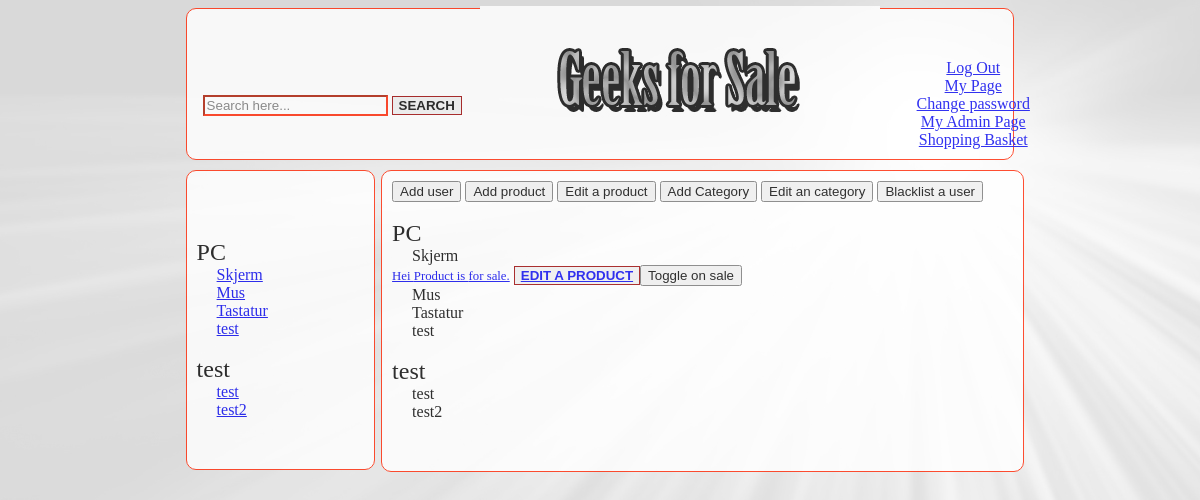
/admin-Products.php (signed in), run on an earlier commit of the app's database.
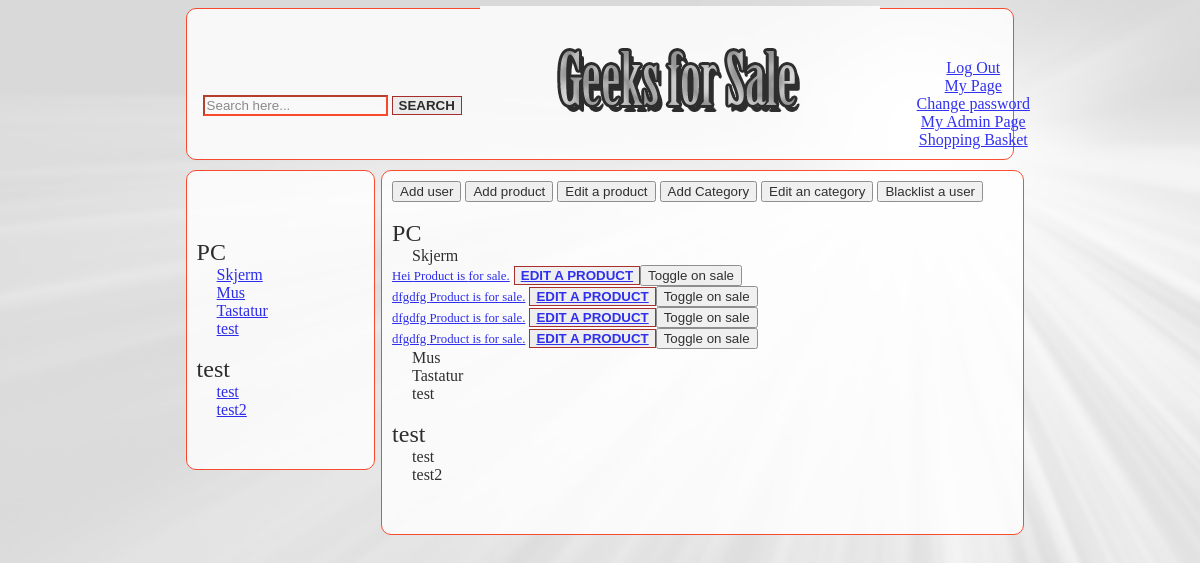
And on a later commit of the database.
### tables this page shows
CREATE TABLE IF NOT EXISTS `productcategory` (
  `id` int(10) unsigned NOT NULL AUTO_INCREMENT,
  `categoryName` text NOT NULL,
  PRIMARY KEY (`id`)
);

CREATE TABLE IF NOT EXISTS `subcategory` (
  `id` int(10) unsigned NOT NULL AUTO_INCREMENT,
  `name` text NOT NULL,
  `categoryid` int(11) NOT NULL,
  PRIMARY KEY (`id`),
  KEY `categoryid` (`categoryid`)
);

CREATE TABLE IF NOT EXISTS `products` (
  `id` int(10) unsigned NOT NULL AUTO_INCREMENT,
  `price` int(10) unsigned NOT NULL,
  `pictures` text NOT NULL,
  `name` text NOT NULL,
  `info` text NOT NULL,
  `onStock` int(10) unsigned NOT NULL,
  `forSale` tinyint(1) NOT NULL,
  `rabatt` int(10) unsigned NOT NULL,
  `categoriID` int(10) unsigned NOT NULL,
  PRIMARY KEY (`id`)
);

### admin-Products.php (the view, shortened to what this page needs)
<?php
include 'Geeksforsaletop.php';
?>
<div id= "content">
	<?php
		include 'admin-buttons.php';
		$sql = "Select * from productcategory";
		$sth = $db->prepare($sql);
		$sth->execute();
		$sth->setFetchMode(PDO::FETCH_ASSOC);
		while($categoryrow = $sth->fetch())
		{
			echo "<br><t1>".$categoryrow['categoryName']."</t1><br>";
			$sql = "Select * from subcategory where categoryid = ".$categoryrow['id'];
			$sth2 = $db->prepare($sql);
			$sth2->execute();
			$sth2->setFetchMode(PDO::FETCH_ASSOC);
			while($subCategoryRow = $sth2->fetch())
			{
				echo "<t2I>".$subCategoryRow['name']."</t2I><br>";
				$subCategoryId = $subCategoryRow['id'];
				$sql = "SELECT * from products where categoriID = ".$subCategoryId;
				$sth3 = $db->prepare($sql);
				$sth3->execute();
				$sth3->setFetchMode(PDO::FETCH_ASSOC);
				while($productrow = $sth3->fetch())
				{
					if($productrow['forSale'] == 1)
						$forSale = " ";
					else
						$forSale = " not ";
					echo "<t3><a href=\"productdetails.php?id=".$productrow['id']."\">".$productrow['name']."    Product is".$forSale."for sale.</a></t3>
					<button> <a href=\"admin-changeProduct.php?id=".$productrow['id']."\"> Edit a product        </a> </button>";
				  echo'<form method="post" action="admin-Products.php">';
				  echo '<input type="submit" value="Toggle on sale"/></br>';
				  echo '</form>';
				}
			}
		}
	?>
</div>

### Geeksforsaletop.php (shortened to what this page needs)
<!DOCTYPE HTML PUBLIC "-//W3C//DTD HTML 4.01//EN"
   "http://www.w3.org/TR/html4/strict.dtd">
<HTML>
   <HEAD>
      <link rel="stylesheet" type="text/css" href="StyleIndex.css"/>
   </HEAD>
   <BODY>
     <div id="header">
      <?php include("topmenu.php"); ?>
 </div>
 <div id="menu">
   <?php
   require_once 'menu.php';
   ?>
	</div>

### topmenu.php (shortened to what this page needs)
<topMenu>
	<?php
	if(isset($_SESSION['id'])){
		echo "<a href=\"index.php?logout=1\">Log Out</a><br>";
		echo "<a href=\"mypage.php\">My Page</a><br>";
		echo "<a href=\"changePassword.php\">Change password</a><br>";
		if($_SESSION['userLevel'] == 1){
			echo "<a href=\"worker.php\">My Worker Page</a><br>";
		}else if($_SESSION['userLevel'] == 2){
			echo "<a href=\"admin.php\">My Admin Page</a><br>";
		}
	}else{
		echo "<a href=\"login.php\">Log in</a><br>";
		echo "<a href=\"register.php\">Register</a><br>";
	}
	?>
	<a href="shoppingbasket.php">Shopping Basket</a><br>
</topMenu>
<topImage>
	<a href="index.php"><img src="Geeksforsale.jpg" border="0"></a>
</topImage>
<search>
	<form class="form-wrapper cf" method="post" action="search.php">
		<input type="text" name="search" placeholder="Search here..." required>
		<button type="submit">Search</button>
	</form>
</search>

### menu.php
<?php
require "db.php";
$sql = "Select * from productcategory where visible=1";
$sth = $db->prepare($sql);
$sth->execute();
$sth->setFetchMode(PDO::FETCH_ASSOC);
while($row = $sth->fetch()){
	echo "<br><t1>".$row['categoryName']."</t1><br>";
	$sql = "Select * from subcategory where visible=1 AND categoryid = ".$row['id'];
	$sth2 = $db->prepare($sql);
	$sth2->execute();
	$sth2->setFetchMode(PDO::FETCH_ASSOC);
	while($rows = $sth2->fetch()){
		echo "<t2I><a href=\"productcategory.php?id=".$rows['id']."\">".$rows['name']."</a></t2I><br>";
	}
}
?>

### admin-buttons.php (shortened to what this page needs)
<FORM><INPUT Type="BUTTON" VALUE="Add user" ONCLICK="window.location.href='admin-addUser.php'"> </FORM>
<FORM><INPUT Type="BUTTON" VALUE="Add product" ONCLICK="window.location.href='admin-addProducts.php'"> </FORM>
<FORM><INPUT Type="BUTTON" VALUE="Edit a product" ONCLICK="window.location.href='admin-Products.php'"> </FORM>
<FORM><INPUT Type="BUTTON" VALUE="Add Category" ONCLICK="window.location.href='admin-addCategories.php'"> </FORM>
<FORM><INPUT Type="BUTTON" VALUE="Edit an category" ONCLICK="window.location.href='admin-editCategories.php'"> </FORM>
<FORM><INPUT Type="BUTTON" VALUE="Blacklist a user" ONCLICK="window.location.href='admin-blackListUsers.php'"> </FORM>

### StyleIndex.css (style rules this page uses)
body { background-image:url('Background2.jpg'); background-attachment: fixed; }
form { display: inline; }
#header { height: 50px; border-radius: 10px; background-color: #ffffff; opacity: .8; margin-bottom: 10px; margin-left: 15%; margin-right: 15%; padding-left: 10px; padding-top: 50px; padding-bottom: 50px; border-style:solid; border-width:1px; border-color: #FF2400; }
topImage { position: absolute; left: 40%; top: 0.8%; }
button { color: #000000; font-weight: bold; text-transform: uppercase; border: 1px solid #900; }
#menu { float: left; border-radius: 10px; width: 15%; background-color: #ffffff; opacity: .8; margin-bottom: 10px; margin-left: 15%; padding-left: 10px; padding-top: 50px; padding-bottom: 50px; border-style:solid; border-width:1px; border-color: #FF2400; }
#content { font-family: 'Times New Roman'; float: left; border-radius: 10px; width: 53.3%; background-color: #ffffff; opacity: .8; margin-bottom: 10px; margin-left:0.5%; padding-left: 10px; padding-top: 10px; padding-bottom: 50px; border-style:solid; border-width:1px; border-color: #FF2400; }
t1 { font-size:150%; padding-top: 10px; }
t2I { font-size:100%; padding-left: 20px; }
t3 { font-size:80%; }
topMenu { position: absolute; margin-left: 60%; text-align: center; }
search { position: absolute; margin-top: 3%; margin-left: 0.5%; text-align: center; }
:required { border-color: #FF2400; text-align: left; }

What changed in the data, as far as the page shows it:
added products: name "dfgdfg", shown under subcategory "Skjerm"
added products: name "dfgdfg", shown under subcategory "Skjerm"
added products: name "dfgdfg", shown under subcategory "Skjerm"
